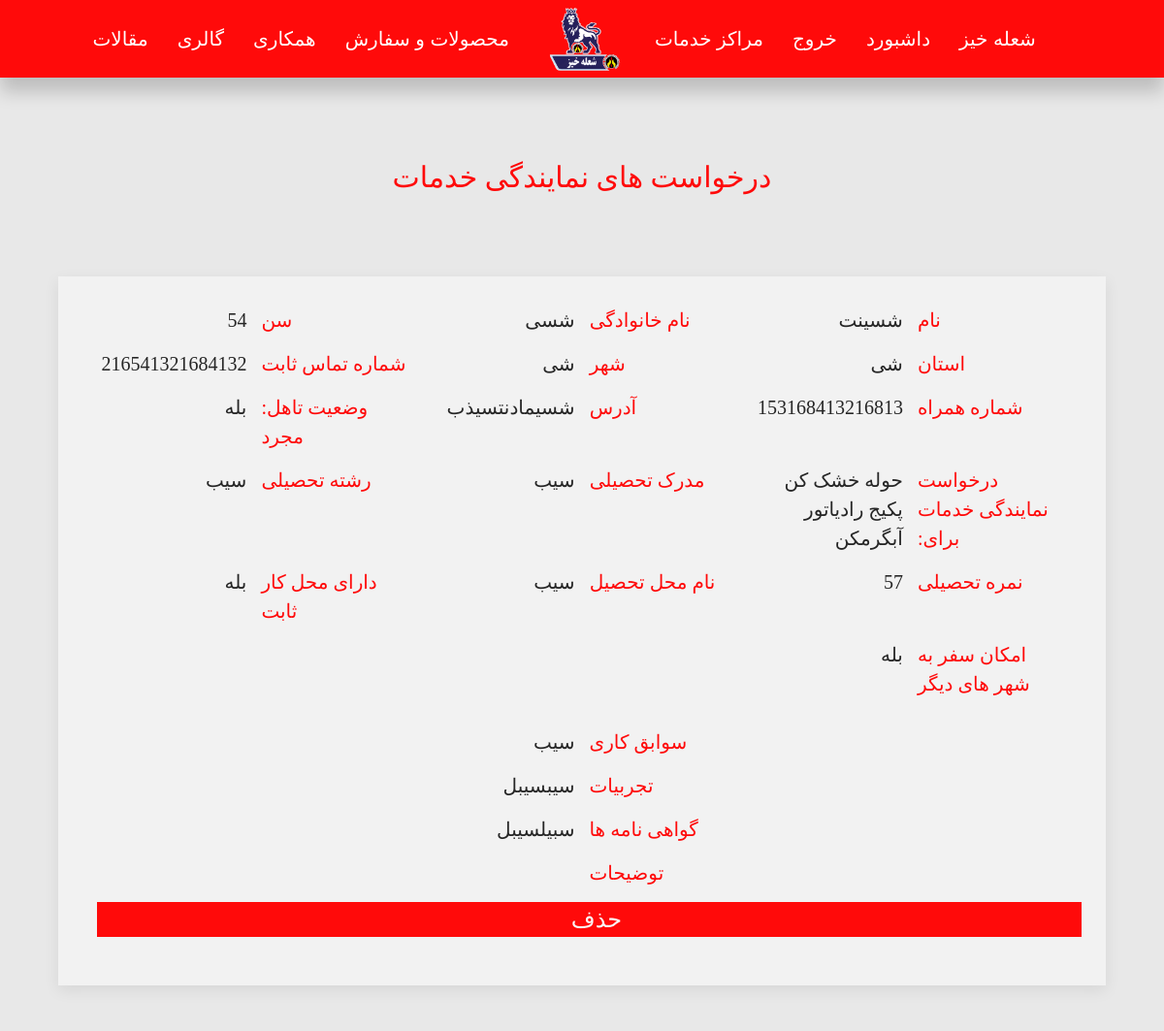
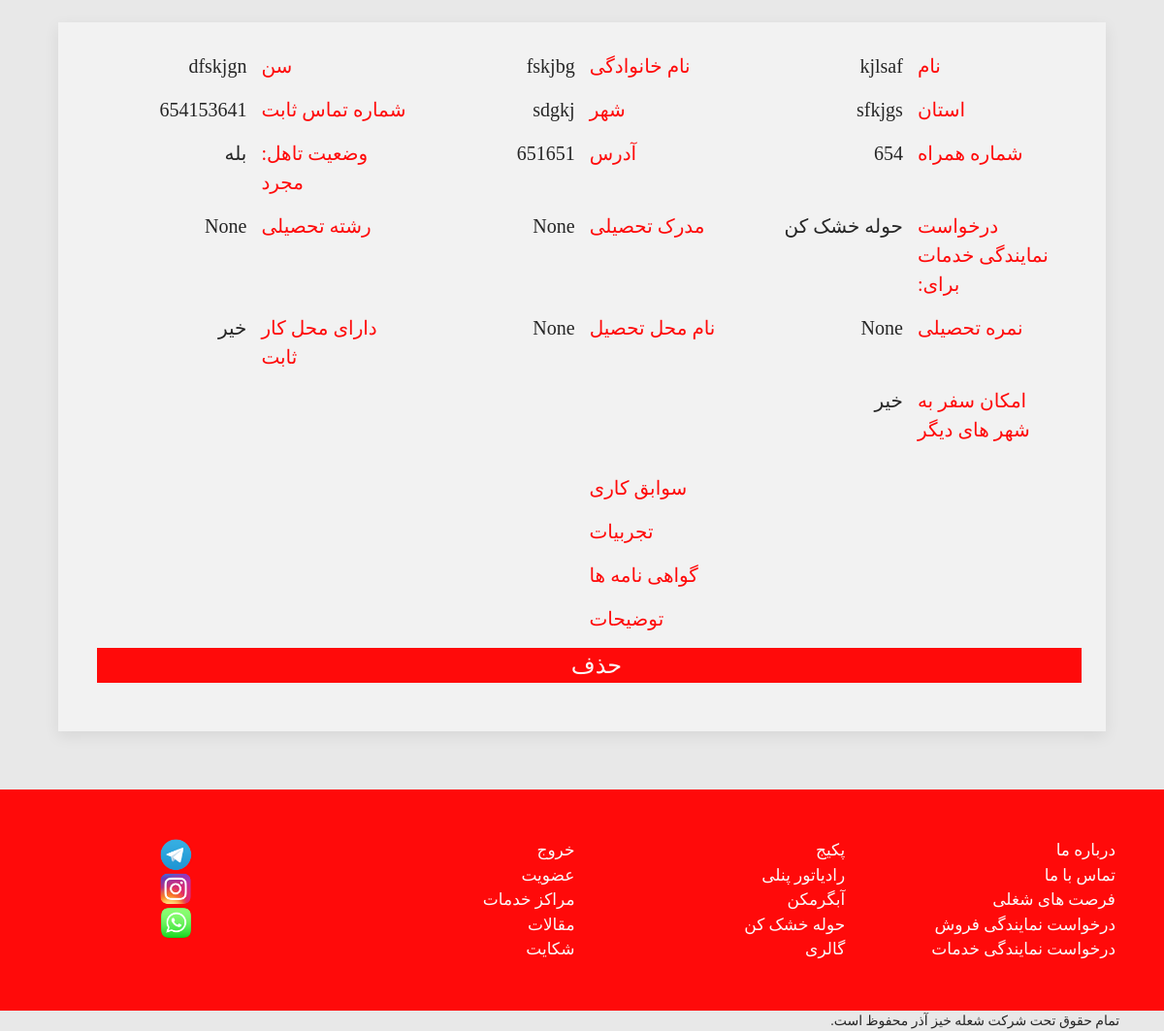
Screenshot of /cooperation/repairman-request-list/ (signed in) with the database file from the repository (2 pictures, top to bottom).
### cooperation/models.py (models this page shows)
class RepairManRequestModel(models.Model):
    name = models.CharField(max_length = 264, blank = False, null = False)
    last_name = models.CharField(max_length = 264, blank = False, null = False)
    age = models.CharField(max_length = 264, blank = False, null = False)
    province = models.CharField(max_length = 264, blank = False, null = False)
    city = models.CharField(max_length = 264, blank = False, null = False)
    is_single = models.BooleanField(default = True)
    phone_number = models.CharField(max_length = 264, blank = False, null = False)
    cellphone_number = models.CharField(max_length = 264, blank = False, null = False)
    address = models.TextField(null = False, blank = False)
    for_towerdryer = models.BooleanField(default = False)
    for_package = models.BooleanField(default = False)
    for_radiator = models.BooleanField(default = False)
    for_waterheater = models.BooleanField(default = False)
    college_evidence = models.CharField(max_length = 264, blank = True, null = True)
    field_of_study = models.CharField(max_length = 264, blank = True, null = True)
    college_score = models.CharField(max_length = 264, blank = True, null = True)
    name_of_college = models.CharField(max_length = 264, blank = True, null = True)
    has_office = models.BooleanField(default = False)
    can_travel = models.BooleanField(default = False)
    attendance = models.TextField(null = True, blank = True)
    experience = models.TextField(null = True, blank = True)
    certificates = models.TextField(null = True, blank = True)
    description = models.TextField(null = True, blank = True)

### cooperation/views.py (the view)
# urls.py: path('repairman-request-list/',RepairManRequestListView , name = 'repairmanrequestlist'),
@login_required
@superuser_required
def RepairManRequestListView(request):
    try:
        repairman_request_list = get_list_or_404(RepairManRequestModel.objects.all())
        return render(request,'cooperation/repairmanrequestlist.html',
                      {'repairman_request_list':repairman_request_list})
    except:
        return render(request,'cooperation/repairmanrequestlist.html')

### cooperation/templates/cooperation/repairmanrequestlist.html (shortened to what this page needs)
{% extends "BaseTemplates/base1.html" %}
{% block body_block %}
<br>
<h3 style="font-size:30px;" class="redC-text uk-card-title uk-text-center fHarmattan uk-text-large">درخواست های نمایندگی خدمات</h3>
<div style="padding:5%" class="uk-grid-match uk-text-center uk-grid-large" uk-grid>
{% if repairman_request_list %}
{% for repairman_request in repairman_request_list %}
      <div class="uk-width-1-1 uk-block">
<div  class="uk-card uk-card-default uk-card-body milkywhiteC">
      <div style="margin-top:-25px; font-size:20px;"  class=" fHarmattan uk-text-large uk-grid-small" uk-grid>
          <div class="uk-width-1-6@m uk-width-1-2@s uk-width-1-2 uk-text-left redC-text" >نام</div><div class="uk-width-1-6@m uk-width-1-2@s uk-width-1-2 uk-text-right darkgreyC-text">{{repairman_request.name }}</div>
          <div class="uk-width-1-6@m uk-width-1-2@s uk-width-1-2 uk-text-left redC-text" >نام خانوادگی</div><div class="uk-width-1-6@m uk-width-1-2@s uk-width-1-2 uk-text-right darkgreyC-text">{{repairman_request.last_name }}</div>
          <div class="uk-width-1-6@m uk-width-1-2@s uk-width-1-2 uk-text-left redC-text" >سن</div><div class="uk-width-1-6@m uk-width-1-2@s uk-width-1-2 uk-text-right darkgreyC-text">{{repairman_request.age }}</div>
          <div class="uk-width-1-6@m uk-width-1-2@s uk-width-1-2 uk-text-left redC-text" >استان</div><div class="uk-width-1-6@m uk-width-1-2@s uk-width-1-2 uk-text-right darkgreyC-text">{{repairman_request.province }}</div>
          <div class="uk-width-1-6@m uk-width-1-2@s uk-width-1-2 uk-text-left redC-text" >شهر</div><div class="uk-width-1-6@m uk-width-1-2@s uk-width-1-2 uk-text-right darkgreyC-text">{{repairman_request.city }}</div>
          <div class="uk-width-1-6@m uk-width-1-2@s uk-width-1-2 uk-text-left redC-text" >شماره تماس ثابت</div><div class="uk-width-1-6@m uk-width-1-2@s uk-width-1-2 uk-text-right darkgreyC-text">{{repairman_request.phone_number }}</div>
          <div class="uk-width-1-6@m uk-width-1-2@s uk-width-1-2 uk-text-left redC-text" >شماره همراه</div><div class="uk-width-1-6@m uk-width-1-2@s uk-width-1-2 uk-text-right darkgreyC-text">{{repairman_request.cellphone_number }}</div>
          <div class="uk-width-1-6@m uk-width-1-2@s uk-width-1-2 uk-text-left redC-text" >آدرس</div><div class="uk-width-1-6@m uk-width-1-2@s uk-width-1-2 uk-text-right darkgreyC-text">{{repairman_request.address }}</div>
          <div class="uk-width-1-6@m uk-width-1-2@s uk-width-1-2 uk-text-left redC-text" >وضعیت تاهل: مجرد</div><div class="uk-width-1-6@m uk-width-1-2@s uk-width-1-2 uk-text-right darkgreyC-text">{% if repairman_request.is_single %}بله{% else %}خیر{% endif %}</div>
          <div class="uk-width-1-6@m uk-width-1-2@s uk-width-1-2 uk-text-left redC-text" >درخواست نمایندگی خدمات برای:</div><div class="uk-width-1-6@m uk-width-1-2@s uk-width-1-2 uk-text-right darkgreyC-text">{% if repairman_request.for_towerdryer %}حوله خشک کن {% endif %}
{% if repairman_request.for_package %}پکیج {% endif %}
{% if repairman_request.for_radiator %}رادیاتور {% endif %}
{% if repairman_request.for_waterheater %}آبگرمکن {% endif %}
          </div>
          <div class="uk-width-1-6@m uk-width-1-2@s uk-width-1-2 uk-text-left redC-text" >مدرک تحصیلی</div><div class="uk-width-1-6@m uk-width-1-2@s uk-width-1-2  uk-text-right darkgreyC-text">{{repairman_request.college_evidence }}</div>
          <div class="uk-width-1-6@m uk-width-1-2@s uk-width-1-2 uk-text-left redC-text" >رشته تحصیلی</div><div class="uk-width-1-6@m uk-width-1-2@s uk-width-1-2 uk-text-right darkgreyC-text">{{repairman_request.field_of_study }}</div>
          <div class="uk-width-1-6@m uk-width-1-2@s uk-width-1-2 uk-text-left redC-text" >نمره تحصیلی</div><div class="uk-width-1-6@m uk-width-1-2@s uk-width-1-2  uk-text-right darkgreyC-text">{{repairman_request.college_score }}</div>
          <div class="uk-width-1-6@m uk-width-1-2@s uk-width-1-2 uk-text-left redC-text" >نام محل تحصیل</div><div class="uk-width-1-6@m uk-width-1-2@s uk-width-1-2 uk-text-right darkgreyC-text">{{repairman_request.name_of_college }}</div>
          <div class="uk-width-1-6@m uk-width-1-2@s uk-width-1-2 uk-text-left redC-text" >دارای محل کار ثابت</div><div class="uk-width-1-6@m uk-width-1-2@s uk-width-1-2 uk-text-right darkgreyC-text">{% if repairman_request.has_office %}بله{% else %}خیر{% endif %}</div>
          <div class="uk-width-1-6@m uk-width-1-2@s uk-width-1-2 uk-text-left redC-text" >امکان سفر به شهر های دیگر</div><div class="uk-width-1-6@m uk-width-1-2@s uk-width-1-2 uk-text-right darkgreyC-text">{% if repairman_request.can_travel %}بله{% else %}خیر{% endif %}</div>
          <div class="uk-width-1-2 uk-text-left redC-text" >سوابق کاری</div><div class="uk-width-1-2 uk-text-right darkgreyC-text">{{repairman_request.attendance }}</div>
          <div class="uk-width-1-2 uk-text-left redC-text" >تجربیات</div><div class="uk-width-1-2 uk-text-right darkgreyC-text">{{repairman_request.experience }}</div>
          <div class="uk-width-1-2 uk-text-left redC-text" >گواهی نامه ها</div><div class="uk-width-1-2 uk-text-right darkgreyC-text">{{repairman_request.certificates }}</div>
          <div class="uk-width-1-2 uk-text-left redC-text" >توضیحات</div><div class="uk-width-1-2 uk-text-right darkgreyC-text">{{repairman_request.descriprion }}</div>
<br>
<a href="{% url 'cooperation:repairmanrequestdelete' repairman_request.pk %}" class="uk-button redC whiteC-text uk-width-1-1 uk-margin-small-bottom fHarmattan uk-text-large">حذف</a>
      </div>
</div>
</div>
{% endfor %}
{% endif %}
</div>
    {% endblock %}

### static/css/styles.css (style rules this page uses)
.fHarmattan { font-family: 'Lateef', cursive; }
.whiteC-text { color: #fafafa; }
.milkywhiteC { background-color: #f2f2f2; }
.darkgreyC-text { color: #262626; }
.redC { background-color: #ff0a0a; }
.redC-text { color: #ff0a0a; }

### rows the page displays
RepairManRequestModel: name "شسینت", last_name "شسی", age "54", province "شی", city "شی", phone_number "216541321684132", cellphone_number "153168413216813", address "شسیمادنتسیذب", is_single "بله", for_towerdryer "حوله خشک کن", for_package "پکیج", for_radiator "رادیاتور", for_waterheater "آبگرمکن", college_evidence "سیب", field_of_study "سیب", college_score "57", name_of_college "سیب", has_office "بله", can_travel "بله", attendance "سیب", experience "سیبسیبل", certificates "سبیلسیبل"
RepairManRequestModel: name "kjlsaf", last_name "fskjbg", age "dfskjgn", province "sfkjgs", city "sdgkj", phone_number "654153641", cellphone_number "654", address "651651", is_single "بله", for_towerdryer "حوله خشک کن", college_evidence "None", field_of_study "None", college_score "None", name_of_college "None", has_office "خیر", can_travel "خیر"
